Frame 1 (no input): blank canvas, image omitted
Frame 60 (the mouse pressed at the canvas centre just before this capture): blank canvas, image omitted
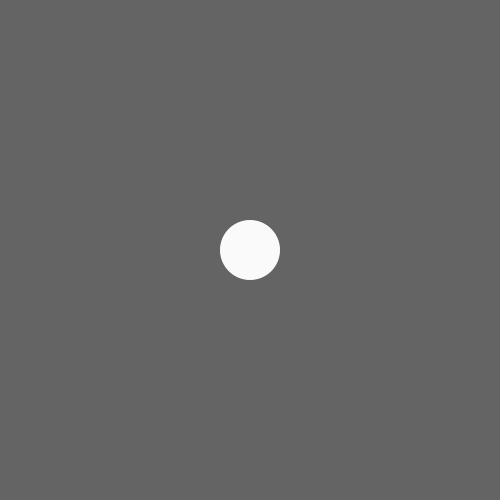
Frame 120 (the mouse held since frame 60 and released just before this capture)

The Processing sketch whose frames 1 and 60 were blank and that drew this single picture after the mouse press (run headless with seeded random() and noise(); from frame 60 on, the mouse is pressed at the canvas centre):

// Processing sketch: processing_74248
// ── processing_74248.pde

int s= 1;

void setup(){
  size(500,500);
  background(100);
  smooth();
  noStroke();
}

float size;
  
void draw (){
 if (mousePressed) {
   fill(mouseY, mouseX, mouseY, mouseX);
  random(0,3000);
  s=s+1;
  ellipse(mouseX, mouseY, s, s);

 } else {
    s= 0;
 }
}
